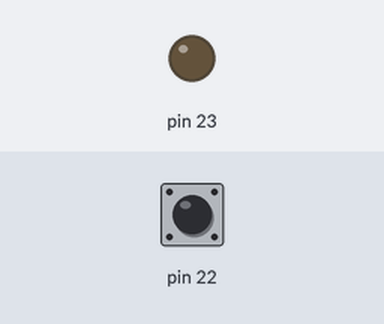
Bench run of a sketch on a simulated Arduino Mega 2560, built with avr-gcc and run on an emulated ATmega2560. On the bench: output pins drawn as LEDs (lit = HIGH). Inputs (shaded band) come from the test bench; at power-on: pin 22 HIGH.

Above: at 1.2 s.
1.3 s: pin 22 pulled LOW for 0.15 s
At 2.5 s:
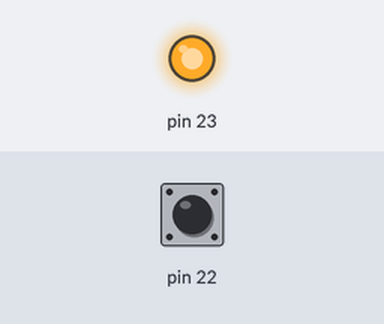
2.9 s: pin 22 pulled LOW for 1 s
At 3.9 s:
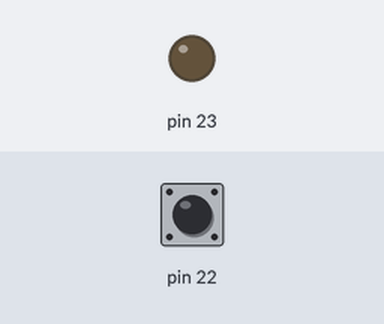
5.4 s: pin 22 pulled LOW for 3.2 s
At 5.8 s:
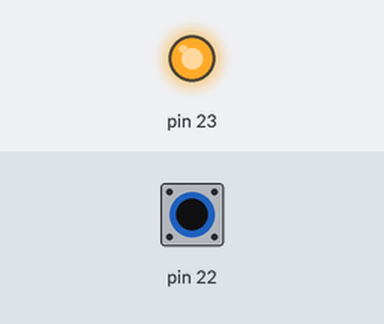
Timing chart, 0 to 8.4 s (numbered marks = the images above; inputs shaded):
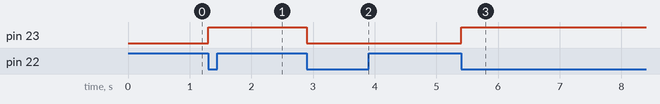

Measured:
- after the input at 1.3 s, pin 23: LOW → HIGH at once
- after the input at 2.9 s, pin 23: HIGH → LOW at once
- after the input at 5.4 s, pin 23: LOW → HIGH at once

The sketch:

Q22.ino
```cpp
/*22) Write a program to switch ON the led when push button is pressed and let the led stay in ON condition, unless it is pressed again. (Consider Capslock key as an example)*/
unsigned int P = 0;
void setup() {
  DDRA = 0x02;
  PORTA = 0x01;
}
void loop()
{
  if ((PINA & 0x01) != P)
  {
    P = PINA & 0x01;
    if (!P)
    {
      PORTA ^= 0x02;
    }
  }
}
/*unsigned int P = 0;
void setup() {
  DDRA = 0x02;
  PORTA = 0x01;
}

void loop()
{
  if (!(PINA & 0x01) && P)
  {
    PORTA ^= 0x02;
  }
  P = (PINA & 0x01);
}*/
```
